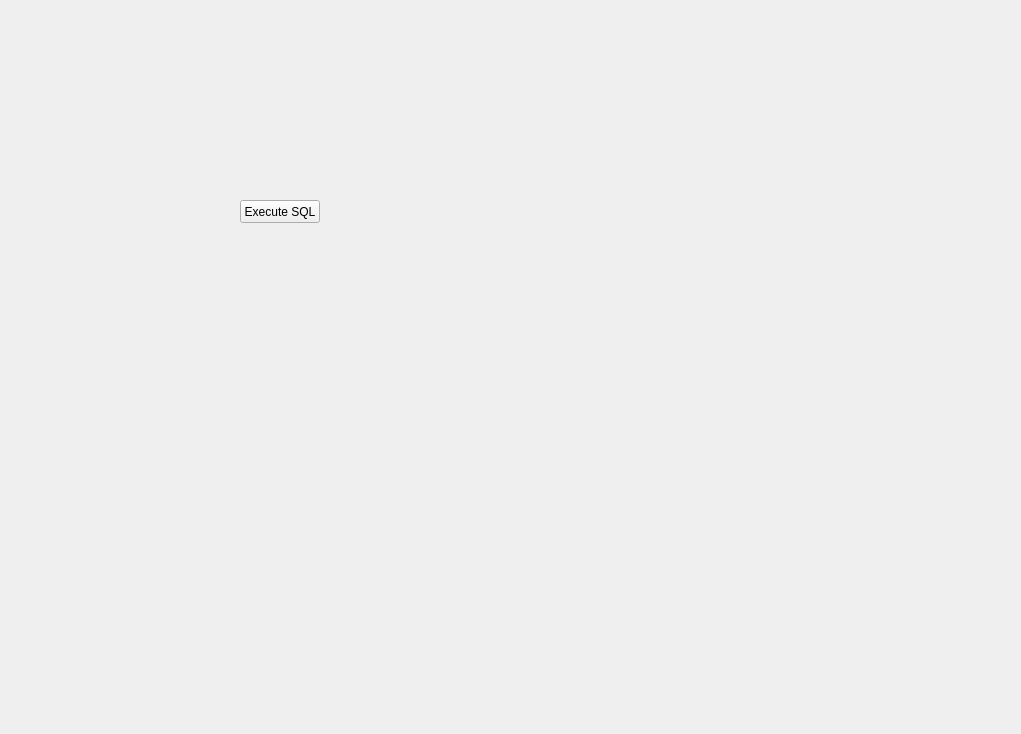
<?xml version="1.0" encoding="UTF-8"?>
<ui version="4.0">
 <class>FormTabDatabase</class>
 <widget class="QWidget" name="FormTabDatabase">
  <property name="geometry">
   <rect>
    <x>0</x>
    <y>0</y>
    <width>1021</width>
    <height>734</height>
   </rect>
  </property>
  <property name="windowTitle">
   <string>Form</string>
  </property>
  <widget class="QPushButton" name="bt_execute_sql">
   <property name="geometry">
    <rect>
     <x>240</x>
     <y>200</y>
     <width>80</width>
     <height>23</height>
    </rect>
   </property>
   <property name="styleSheet">
    <string notr="true"/>
   </property>
   <property name="text">
    <string>Execute SQL</string>
   </property>
  </widget>
 </widget>
 <resources/>
 <connections/>
</ui>
